Frame 1 (no input): blank canvas, image omitted
Frame 60 (no input): blank canvas, image omitted
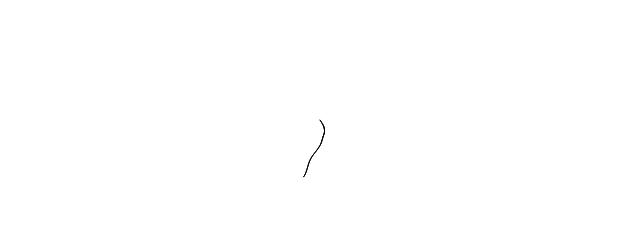
Frame 120 (the mouse pressed at the canvas centre since frame 60)

The p5.js sketch whose frames 1 and 60 were blank and that drew this single picture after the mouse press (run headless with seeded random() and noise() and a simulated clock; from frame 60 on, the mouse is pressed at the canvas centre):

// p5.js sketch
// ── sketch.js
// The Nature of Code, Exercise 0.7
// Solution by Rick Sidwell
// http://natureofcode.com

let walker;

function setup() {
  createCanvas(640, 240); // creating canvas of size 640 x 240
  walker = new Walker(); // creating an instance/object of class Walker
  background(255);
}

function draw() {
  walker.step();
  walker.show();
}

class Walker {
  constructor() {
    this.x = width / 2;
    this.y = height / 2;
    this.oldx = this.x;
    this.oldy = this.y;
    this.tx = 0;
    this.ty = 10000;
  }

  step() {
    this.x += map(noise(this.tx), 0, 1, -1, 1);
    this.y += map(noise(this.ty), 0, 1, -1, 1);

    this.tx += 0.01;
    this.ty += 0.01;
  }

  show() {
    stroke(0);
    line(this.oldx, this.oldy, this.x, this.y);
    this.oldx = this.x;
    this.oldy = this.y;
  }
}
